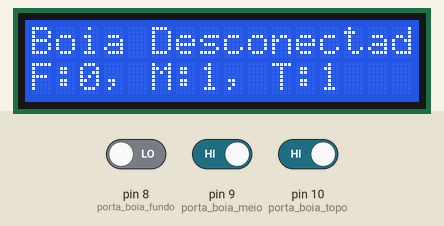
Simulated run of this sketch. Board: Arduino Uno, built with avr-gcc and run on an emulated ATmega328P. Shown: 16×2 character LCD. The test bench sets the inputs (shaded band); at power-on: pin 8 (porta_boia_fundo) LOW, pin 10 (porta_boia_topo) HIGH, pin 9 (porta_boia_meio) HIGH. What the sketch prints to the serial monitor is not drawn.

Above: at 1.2 s.
1.3 s: pin 8 (porta_boia_fundo) driven HIGH
At 4.3 s:
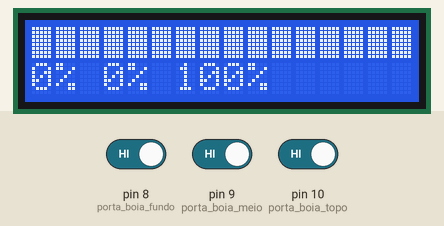
5.2 s: pin 10 (porta_boia_topo) driven LOW
At 6.7 s:
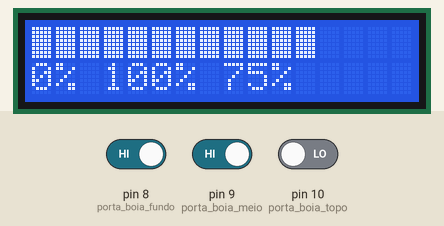
9.1 s: pin 9 (porta_boia_meio) driven LOW
At 9.9 s:
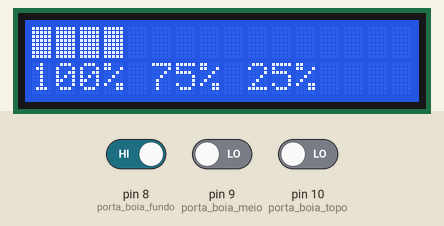
13.0 s: pin 8 (porta_boia_fundo) driven LOW
At 16.2 s:
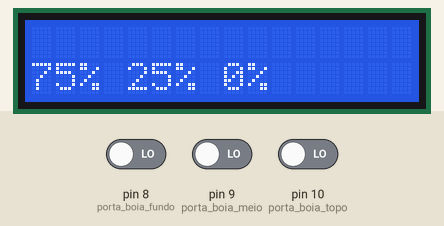
16.9 s: pin 9 (porta_boia_meio) driven HIGH
At 19.7 s:
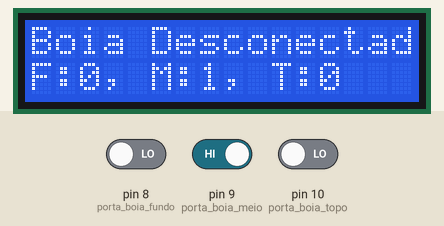
20.8 s: pin 8 (porta_boia_fundo) driven HIGH
At 22.1 s:
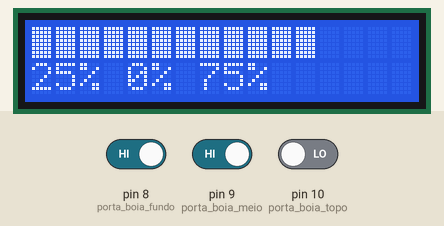
Timing chart, 0 to 23.8 s (numbered marks = the images above; inputs shaded):
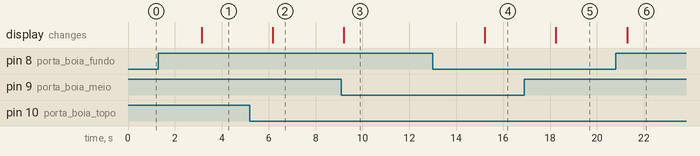

The sketch:

caixa_dagua_3sensores.ino
```cpp
#include "DHT.h"
#include <Wire.h>
#include <LiquidCrystal_I2C.h>

// -------------------- Display ----------------------------------------
// Inicializa o display no endereco 0x27
//SCL: A5
//SDA: A4
LiquidCrystal_I2C lcd(0x27,16,2);
// ---------------------------------------------------------------------

int porta_boia_fundo = 8;
int porta_boia_meio = 9;
int porta_boia_topo = 10;

int retorno_boia_fundo = 0;
int retorno_boia_meio = 0;
int retorno_boia_topo = 0;

int situacao_anterior;

int situacao_3;
int situacao_2;
int situacao_1;

// A função setup é executada uma vez só
void setup() {

  pinMode(porta_boia_fundo, INPUT);
  pinMode(porta_boia_meio, INPUT);
  pinMode(porta_boia_topo, INPUT);

  Serial.begin(9600);

  lcd.init();
}

// A função loop fica sendo executada de maneira contínua
void loop() {

  retorno_boia_fundo = digitalRead(porta_boia_fundo);
  retorno_boia_meio = digitalRead(porta_boia_meio);
  retorno_boia_topo = digitalRead(porta_boia_topo);

//  Serial.println("Fundo");
//  Serial.println(retorno_boia_fundo);
//  Serial.println("Meio");
//  Serial.println(retorno_boia_meio);
//  Serial.println("Topo");
//  Serial.println(retorno_boia_topo);

  if (retorno_boia_fundo == HIGH && retorno_boia_meio == LOW && retorno_boia_topo == LOW){

    Serial.println("1/3 cheio");
    mostraDadosLCD(2);

  }
  else if (retorno_boia_fundo == HIGH && retorno_boia_meio == HIGH && retorno_boia_topo == LOW){

    Serial.println("2/3 cheio");
    mostraDadosLCD(3);

  }
  else if (retorno_boia_fundo == HIGH && retorno_boia_meio == HIGH && retorno_boia_topo == HIGH){

    Serial.println("cheio");
    mostraDadosLCD(4);

  }
  else if (retorno_boia_fundo == LOW && retorno_boia_meio == LOW && retorno_boia_topo == LOW){

    Serial.println("vazio");
    mostraDadosLCD(1);

  }
  else{
    Serial.println("sensor desconectado");
    mostraDadosLCD(5);
  }

  delay(3000);
}

void mostraDadosLCD(int situacao){

  int quantidade_caracteres;
  int situacao_porcentagem = 0;

  if (situacao_anterior != situacao){

    Serial.println(situacao);

    //situacao = 4 (100%)
    //situacao = 3 (75%)
    //situacao = 2 (25%)
    //situacao = 1 (0%)
    //situacao = 5 (sensor desconectado)

    if (situacao == 4) {
      quantidade_caracteres = 16;
      situacao_porcentagem = 100;
    }
    else if (situacao == 3) {
      quantidade_caracteres = 12;
      situacao_porcentagem = 75;
    }
    else if (situacao == 2) {
      quantidade_caracteres = 4;
      situacao_porcentagem = 25;
    }
    else if (situacao == 1) {
      quantidade_caracteres = 0;
      situacao_porcentagem = 0;
    }

    lcd.clear();
    lcd.setBacklight(HIGH);

    if (situacao != 5){

      //Posiciona o cursor na coluna 0, linha 1;
      for (int i = 0; i < quantidade_caracteres; i++){
          lcd.setCursor(i, 0);
          lcd.write(255);
      }

      situacao_3 = situacao_2;
      situacao_2 = situacao_1;
      situacao_1 = situacao_porcentagem;

      lcd.setCursor(0, 1);
      lcd.print(String(situacao_3) + "% " + String(situacao_2) + "% " + String(situacao_1) + "%");

    }
    else{

      lcd.setCursor(0, 0);
      lcd.print("Boia Desconectada");
      lcd.setCursor(0, 1);
      lcd.print("F:" + String(retorno_boia_fundo) +
              ", M:" + String(retorno_boia_meio) +
              ", T:" + String(retorno_boia_topo));
    }

    situacao_anterior = situacao;

  }
}
```

Measured:
- after the input at 1.3 s, the display: changes after 1.8 s (image 1)
- after the input at 5.2 s, the display: changes after 0.98 s (image 2)
- after the input at 9.1 s, the display: changes after 0.10 s (image 3)
- after the input at 13.0 s, the display: changes after 2.2 s (image 4)
- after the input at 16.9 s, the display: changes after 1.3 s (image 5)
- after the input at 20.8 s, the display: changes after 0.49 s (image 6)
